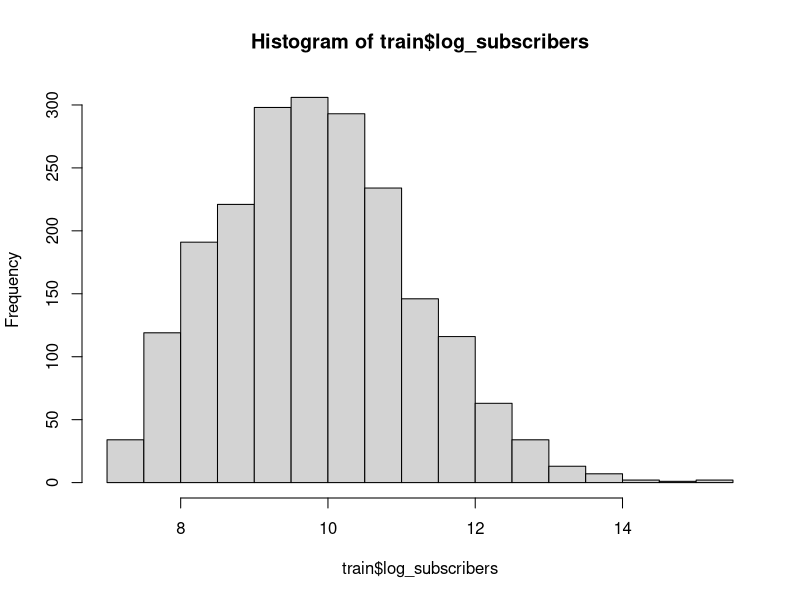
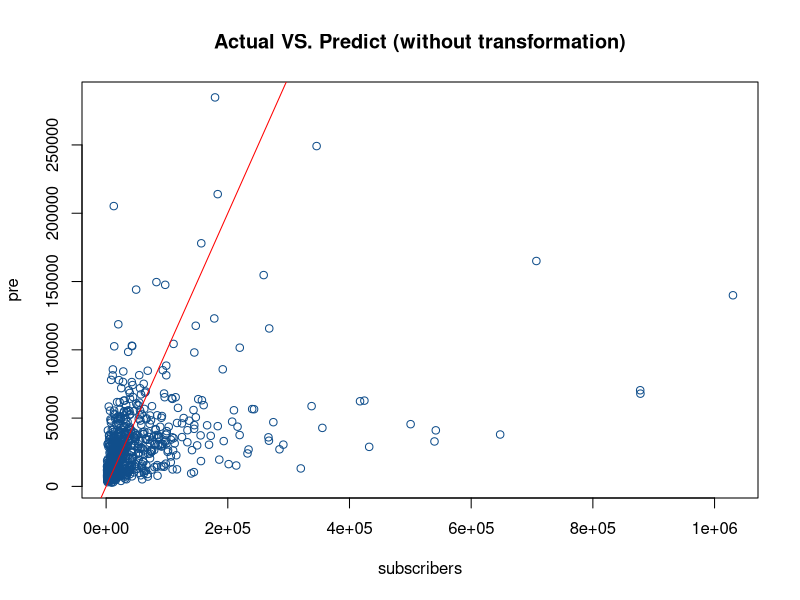
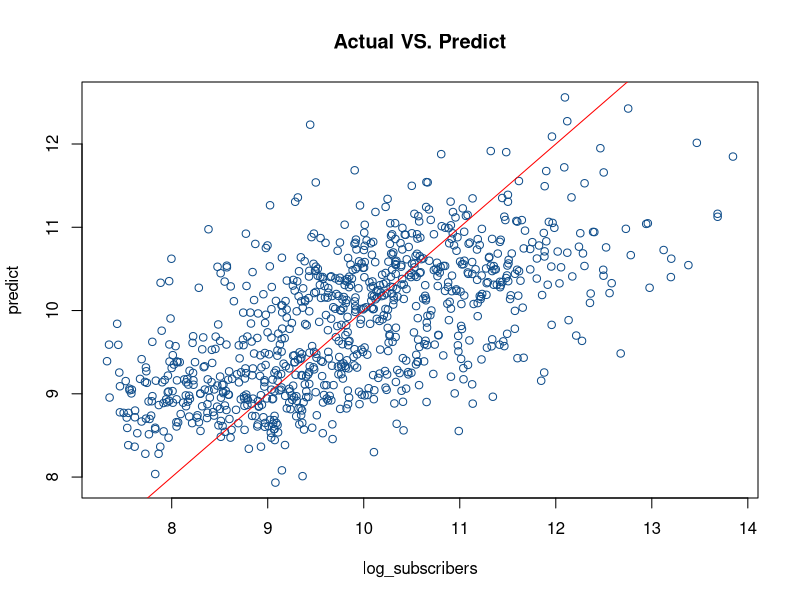
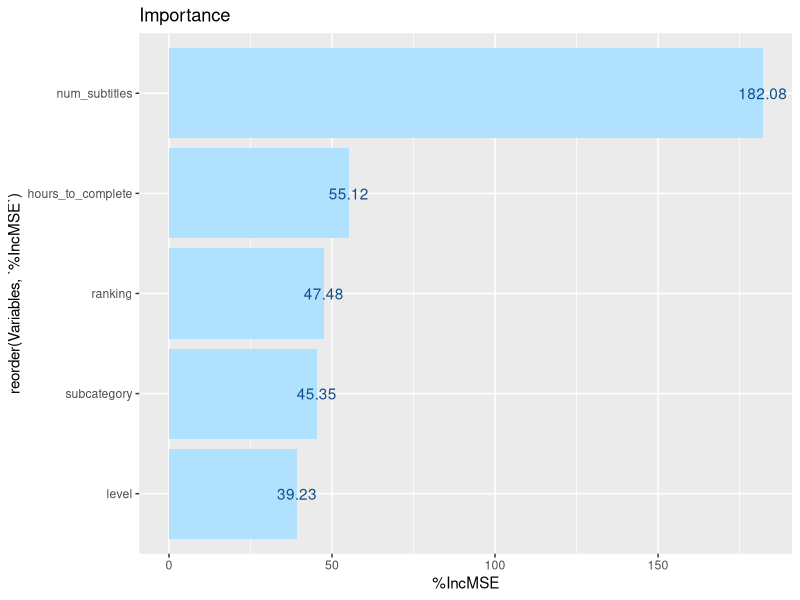

R code for these plots, in order:


library(ggplot2)
library(randomForest)

train <- read.csv('train1020.csv')
test <- read.csv('test1020.csv')
hist(train$log_subscribers) # Check the distribution of response variable

# Compare variables rankings and provider category by building random forest
# model with them seperately with 800 number of trees.
rf_f_rank=randomForest(log_subscribers~ provider_category+
                    num_subtitles+subcategory+level+hours_to_complete,
                  data=train, mtry=2, ntree=800, importance=TRUE)
rf_f_pro=randomForest(log_subscribers~ ranking+
                    num_subtitles+subcategory+level+hours_to_complete,
                  data=train, mtry=2, ntree=800, importance=TRUE)
rf_f_rank
rf_f_pro

# Build random forest models with 800 trees and 1000 trees respectively
rf_f=randomForest(log_subscribers~ ranking+
                    num_subtitles+subcategory+level+hours_to_complete,
                  data=train, mtry=2, ntree=800, importance=TRUE)
rf_f # Check the summray
rf_f1=randomForest(log_subscribers~ ranking+
                    num_subtitles+subcategory+level+hours_to_complete,
                  data=train, mtry=2, ntree=1000, importance=TRUE)
rf_f1 # Check the summray


# Make prediction by using testing set and plot the graph with out log transformation
predict = predict(rf_f, newdata=test) # Utilize the model on testing set for prediction
subscribers <- exp(test$log_subscribers)
pre <- exp(predict)
plot(subscribers, pre, col='dodgerblue4', main='Actual VS. Predict (without transformation)')
abline(0,1, col='red')


# Plot the graph of actual value and predicted value with log transformation and calculate
# RMSE
log_subscribers <- test$log_subscribers
plot(log_subscribers, predict, col='dodgerblue4', main='Actual VS. Predict')
abline(0,1, col='red')
RMSE <- mean((test$log_subscribers-predict)^2)^0.5
knitr::kable(RMSE, "simple")

# Check the importance level for each variable that is used in model and plot the importance
rn <- round(randomForest::importance(rf_f), 2)
rn[order(rn[,1], decreasing=TRUE),]
rn <- data.frame(rn)
rn$category <- c('ranking',
                   'num_subtitles','subcategory','level','hours_to_complete')
colnames(rn) <- c('%IncMSE', 'IncNodePurity', 'Variables')
ggplot(data = rn, aes(y = reorder(Variables, `%IncMSE`), x = `%IncMSE`))+
  geom_bar(stat='identity', fill='lightskyblue1')+
  geom_text(aes(label=`%IncMSE`), col='dodgerblue4')+
  ggtitle('Importance')

